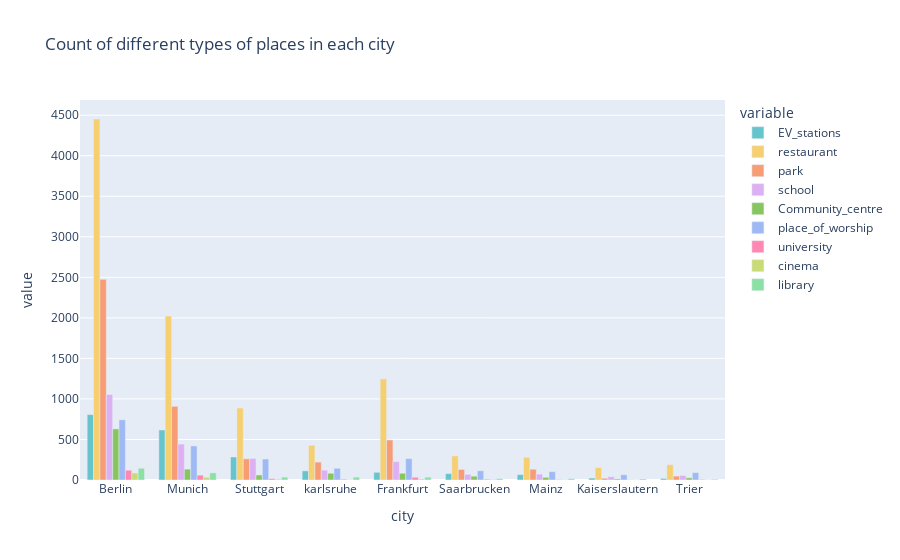

Source (notebook cell):
### Code cell
#@title Plot : Count of different types of places in each city
fig = px.bar(df_city_sum, x='city', y=cols1, barmode='group', color_discrete_sequence=px.colors.qualitative.Pastel, title="Count of different types of places in each city")
fig.show()

### Figure 1 — Plotly figure (JSON) as saved in the notebook; plotly's stock layout.template omitted (floating-point values rounded to 4 significant figures)
{"data": [{"alignmentgroup": "True", "hovertemplate": "variable=EV_stations<br>city=%{x}<br>value=%{y}<extra></extra>", "legendgroup": "EV_stations", "marker": {"color": "rgb(102, 197, 204)", "pattern": {"shape": ""}}, "name": "EV_stations", "offsetgroup": "EV_stations", "orientation": "v", "showlegend": true, "textposition": "auto", "type": "bar", "x": ["Berlin", "Munich", "Stuttgart", "karlsruhe", "Frankfurt", "Saarbrucken", "Mainz", "Kaiserslautern", "Trier"], "xaxis": "x", "y": [807, 617, 284, 113, 95, 79, 67, 24, 19], "yaxis": "y"}, {"alignmentgroup": "True", "hovertemplate": "variable=restaurant<br>city=%{x}<br>value=%{y}<extra></extra>", "legendgroup": "restaurant", "marker": {"color": "rgb(246, 207, 113)", "pattern": {"shape": ""}}, "name": "restaurant", "offsetgroup": "restaurant", "orientation": "v", "showlegend": true, "textposition": "auto", "type": "bar", "x": ["Berlin", "Munich", "Stuttgart", "karlsruhe", "Frankfurt", "Saarbrucken", "Mainz", "Kaiserslautern", "Trier"], "xaxis": "x", "y": [4453, 2023, 888, 429, 1248, 297, 280, 153, 189], "yaxis": "y"}, {"alignmentgroup": "True", "hovertemplate": "variable=park<br>city=%{x}<br>value=%{y}<extra></extra>", "legendgroup": "park", "marker": {"color": "rgb(248, 156, 116)", "pattern": {"shape": ""}}, "name": "park", "offsetgroup": "park", "orientation": "v", "showlegend": true, "textposition": "auto", "type": "bar", "x": ["Berlin", "Munich", "Stuttgart", "karlsruhe", "Frankfurt", "Saarbrucken", "Mainz", "Kaiserslautern", "Trier"], "xaxis": "x", "y": [2475, 909, 261, 221, 494, 130, 133, 22, 48], "yaxis": "y"}, {"alignmentgroup": "True", "hovertemplate": "variable=school<br>city=%{x}<br>value=%{y}<extra></extra>", "legendgroup": "school", "marker": {"color": "rgb(220, 176, 242)", "pattern": {"shape": ""}}, "name": "school", "offsetgroup": "school", "orientation": "v", "showlegend": true, "textposition": "auto", "type": "bar", "x": ["Berlin", "Munich", "Stuttgart", "karlsruhe", "Frankfurt", "Saarbrucken", "Mainz", "Kaiserslautern", "Trier"], "xaxis": "x", "y": [1054, 443, 266, 122, 226, 69, 72, 40, 56], "yaxis": "y"}, {"alignmentgroup": "True", "hovertemplate": "variable=Community_centre<br>city=%{x}<br>value=%{y}<extra></extra>", "legendgroup": "Community_centre", "marker": {"color": "rgb(135, 197, 95)", "pattern": {"shape": ""}}, "name": "Community_centre", "offsetgroup": "Community_centre", "orientation": "v", "showlegend": true, "textposition": "auto", "type": "bar", "x": ["Berlin", "Munich", "Stuttgart", "karlsruhe", "Frankfurt", "Saarbrucken", "Mainz", "Kaiserslautern", "Trier"], "xaxis": "x", "y": [630, 134, 62, 83, 83, 47, 33, 13, 27], "yaxis": "y"}, {"alignmentgroup": "True", "hovertemplate": "variable=place_of_worship<br>city=%{x}<br>value=%{y}<extra></extra>", "legendgroup": "place_of_worship", "marker": {"color": "rgb(158, 185, 243)", "pattern": {"shape": ""}}, "name": "place_of_worship", "offsetgroup": "place_of_worship", "orientation": "v", "showlegend": true, "textposition": "auto", "type": "bar", "x": ["Berlin", "Munich", "Stuttgart", "karlsruhe", "Frankfurt", "Saarbrucken", "Mainz", "Kaiserslautern", "Trier"], "xaxis": "x", "y": [743, 420, 259, 145, 264, 114, 103, 65, 91], "yaxis": "y"}, {"alignmentgroup": "True", "hovertemplate": "variable=university<br>city=%{x}<br>value=%{y}<extra></extra>", "legendgroup": "university", "marker": {"color": "rgb(254, 136, 177)", "pattern": {"shape": ""}}, "name": "university", "offsetgroup": "university", "orientation": "v", "showlegend": true, "textposition": "auto", "type": "bar", "x": ["Berlin", "Munich", "Stuttgart", "karlsruhe", "Frankfurt", "Saarbrucken", "Mainz", "Kaiserslautern", "Trier"], "xaxis": "x", "y": [121, 60, 17, 10, 34, 10, 6, 4, 8], "yaxis": "y"}, {"alignmentgroup": "True", "hovertemplate": "variable=cinema<br>city=%{x}<br>value=%{y}<extra></extra>", "legendgroup": "cinema", "marker": {"color": "rgb(201, 219, 116)", "pattern": {"shape": ""}}, "name": "cinema", "offsetgroup": "cinema", "orientation": "v", "showlegend": true, "textposition": "auto", "type": "bar", "x": ["Berlin", "Munich", "Stuttgart", "karlsruhe", "Frankfurt", "Saarbrucken", "Mainz", "Kaiserslautern", "Trier"], "xaxis": "x", "y": [87, 34, 10, 4, 12, 8, 4, 3, 3], "yaxis": "y"}, {"alignmentgroup": "True", "hovertemplate": "variable=library<br>city=%{x}<br>value=%{y}<extra></extra>", "legendgroup": "library", "marker": {"color": "rgb(139, 224, 164)", "pattern": {"shape": ""}}, "name": "library", "offsetgroup": "library", "orientation": "v", "showlegend": true, "textposition": "auto", "type": "bar", "x": ["Berlin", "Munich", "Stuttgart", "karlsruhe", "Frankfurt", "Saarbrucken", "Mainz", "Kaiserslautern", "Trier"], "xaxis": "x", "y": [145, 88, 36, 36, 35, 18, 16, 13, 9], "yaxis": "y"}], "layout": {"barmode": "group", "legend": {"title": {"text": "variable"}, "tracegroupgap": 0}, "title": {"text": "Count of different types of places in each city"}, "xaxis": {"anchor": "y", "domain": [0, 1], "title": {"text": "city"}}, "yaxis": {"anchor": "x", "domain": [0, 1], "title": {"text": "value"}}}}
